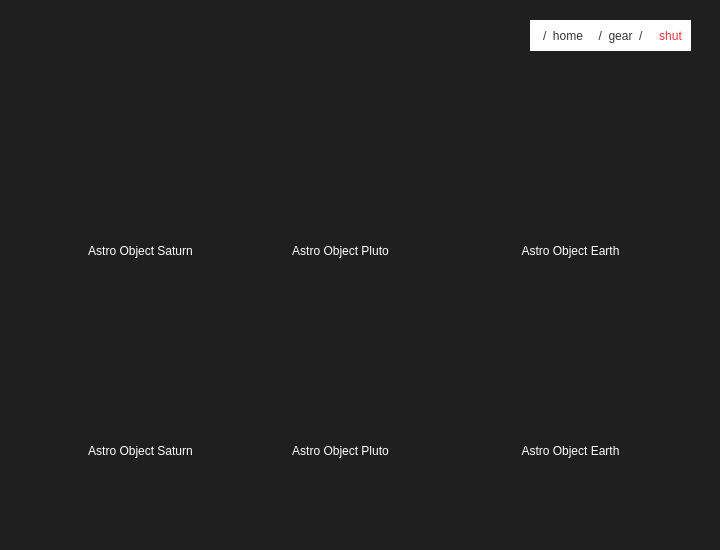
<?xml version="1.0" encoding="UTF-8"?>
<ui version="4.0">
 <class>MainWIndow</class>
 <widget class="QMainWindow" name="MainWIndow">
  <property name="enabled">
   <bool>true</bool>
  </property>
  <property name="geometry">
   <rect>
    <x>0</x>
    <y>0</y>
    <width>720</width>
    <height>550</height>
   </rect>
  </property>
  <property name="sizePolicy">
   <sizepolicy hsizetype="Fixed" vsizetype="Fixed">
    <horstretch>0</horstretch>
    <verstretch>0</verstretch>
   </sizepolicy>
  </property>
  <property name="minimumSize">
   <size>
    <width>720</width>
    <height>550</height>
   </size>
  </property>
  <property name="maximumSize">
   <size>
    <width>720</width>
    <height>550</height>
   </size>
  </property>
  <property name="cursor">
   <cursorShape>ArrowCursor</cursorShape>
  </property>
  <property name="mouseTracking">
   <bool>false</bool>
  </property>
  <property name="focusPolicy">
   <enum>Qt::NoFocus</enum>
  </property>
  <property name="windowTitle">
   <string>MainWindow</string>
  </property>
  <property name="styleSheet">
   <string notr="true">background: #1e1f1e;</string>
  </property>
  <widget class="QWidget" name="centralwidget">
   <widget class="QLabel" name="logo">
    <property name="geometry">
     <rect>
      <x>10</x>
      <y>10</y>
      <width>199</width>
      <height>50</height>
     </rect>
    </property>
    <property name="cursor">
     <cursorShape>ArrowCursor</cursorShape>
    </property>
    <property name="text">
     <string/>
    </property>
    <property name="textFormat">
     <enum>Qt::AutoText</enum>
    </property>
    <property name="pixmap">
     <pixmap resource="resources/rsrcs.qrc">:/jpeg/logo/rsdx.png</pixmap>
    </property>
    <property name="scaledContents">
     <bool>true</bool>
    </property>
    <property name="alignment">
     <set>Qt::AlignCenter</set>
    </property>
    <property name="wordWrap">
     <bool>false</bool>
    </property>
    <property name="margin">
     <number>0</number>
    </property>
   </widget>
   <widget class="QPushButton" name="homeBtn">
    <property name="geometry">
     <rect>
      <x>530</x>
      <y>20</y>
      <width>61</width>
      <height>31</height>
     </rect>
    </property>
    <property name="cursor">
     <cursorShape>PointingHandCursor</cursorShape>
    </property>
    <property name="styleSheet">
     <string notr="true">*{
border: 0px solid transparent;
background: white;
color: #353535;
padding: 5px 0px 5px 5px;
}
*:hover{
border-bottom: 3px solid rgb(46, 194, 126);
}</string>
    </property>
    <property name="text">
     <string>/  home</string>
    </property>
   </widget>
   <widget class="QPushButton" name="gearBtn">
    <property name="geometry">
     <rect>
      <x>590</x>
      <y>20</y>
      <width>61</width>
      <height>31</height>
     </rect>
    </property>
    <property name="cursor">
     <cursorShape>PointingHandCursor</cursorShape>
    </property>
    <property name="styleSheet">
     <string notr="true">*{
border: 0px solid transparent;
background: white;
color: #353535;
padding: 5px 0px 5px 0px;
}
*:hover{
border-bottom: 3px solid rgb(46, 194, 126);
}</string>
    </property>
    <property name="text">
     <string>/  gear  /</string>
    </property>
   </widget>
   <widget class="QPushButton" name="shutBtn">
    <property name="geometry">
     <rect>
      <x>650</x>
      <y>20</y>
      <width>41</width>
      <height>31</height>
     </rect>
    </property>
    <property name="cursor">
     <cursorShape>PointingHandCursor</cursorShape>
    </property>
    <property name="styleSheet">
     <string notr="true">*{
border: 0px solid transparent;
background: white;
color: rgb(237, 51, 59);
padding: 5px 0px 5px 0px;
}
*:hover{
border-bottom: 3px solid rgb(237, 51, 59);
}</string>
    </property>
    <property name="text">
     <string>shut</string>
    </property>
   </widget>
   <widget class="QLabel" name="i1">
    <property name="geometry">
     <rect>
      <x>70</x>
      <y>90</y>
      <width>141</width>
      <height>131</height>
     </rect>
    </property>
    <property name="text">
     <string/>
    </property>
    <property name="scaledContents">
     <bool>true</bool>
    </property>
   </widget>
   <widget class="QPushButton" name="t1">
    <property name="geometry">
     <rect>
      <x>60</x>
      <y>220</y>
      <width>161</width>
      <height>61</height>
     </rect>
    </property>
    <property name="cursor">
     <cursorShape>PointingHandCursor</cursorShape>
    </property>
    <property name="styleSheet">
     <string notr="true">color: white;
background: none;
border: none;</string>
    </property>
    <property name="text">
     <string>Astro Object Saturn</string>
    </property>
   </widget>
   <widget class="QPushButton" name="t2">
    <property name="geometry">
     <rect>
      <x>260</x>
      <y>220</y>
      <width>161</width>
      <height>61</height>
     </rect>
    </property>
    <property name="cursor">
     <cursorShape>PointingHandCursor</cursorShape>
    </property>
    <property name="styleSheet">
     <string notr="true">color: white;
background: none;
border: none;</string>
    </property>
    <property name="text">
     <string>Astro Object Pluto</string>
    </property>
   </widget>
   <widget class="QPushButton" name="t3">
    <property name="geometry">
     <rect>
      <x>490</x>
      <y>220</y>
      <width>161</width>
      <height>61</height>
     </rect>
    </property>
    <property name="cursor">
     <cursorShape>PointingHandCursor</cursorShape>
    </property>
    <property name="styleSheet">
     <string notr="true">color: white;
background: none;
border: none;</string>
    </property>
    <property name="text">
     <string>Astro Object Earth</string>
    </property>
   </widget>
   <widget class="QLabel" name="i2">
    <property name="geometry">
     <rect>
      <x>270</x>
      <y>90</y>
      <width>141</width>
      <height>131</height>
     </rect>
    </property>
    <property name="text">
     <string/>
    </property>
    <property name="scaledContents">
     <bool>true</bool>
    </property>
   </widget>
   <widget class="QLabel" name="i3">
    <property name="geometry">
     <rect>
      <x>500</x>
      <y>90</y>
      <width>141</width>
      <height>131</height>
     </rect>
    </property>
    <property name="text">
     <string/>
    </property>
    <property name="scaledContents">
     <bool>true</bool>
    </property>
   </widget>
   <widget class="QLabel" name="i6">
    <property name="geometry">
     <rect>
      <x>500</x>
      <y>290</y>
      <width>141</width>
      <height>131</height>
     </rect>
    </property>
    <property name="text">
     <string/>
    </property>
    <property name="scaledContents">
     <bool>true</bool>
    </property>
   </widget>
   <widget class="QPushButton" name="t6">
    <property name="geometry">
     <rect>
      <x>490</x>
      <y>420</y>
      <width>161</width>
      <height>61</height>
     </rect>
    </property>
    <property name="cursor">
     <cursorShape>PointingHandCursor</cursorShape>
    </property>
    <property name="styleSheet">
     <string notr="true">color: white;
background: none;
border: none;</string>
    </property>
    <property name="text">
     <string>Astro Object Earth</string>
    </property>
   </widget>
   <widget class="QLabel" name="i5">
    <property name="geometry">
     <rect>
      <x>270</x>
      <y>290</y>
      <width>141</width>
      <height>131</height>
     </rect>
    </property>
    <property name="text">
     <string/>
    </property>
    <property name="scaledContents">
     <bool>true</bool>
    </property>
   </widget>
   <widget class="QPushButton" name="t5">
    <property name="geometry">
     <rect>
      <x>260</x>
      <y>420</y>
      <width>161</width>
      <height>61</height>
     </rect>
    </property>
    <property name="cursor">
     <cursorShape>PointingHandCursor</cursorShape>
    </property>
    <property name="styleSheet">
     <string notr="true">color: white;
background: none;
border: none;</string>
    </property>
    <property name="text">
     <string>Astro Object Pluto</string>
    </property>
   </widget>
   <widget class="QLabel" name="i4">
    <property name="geometry">
     <rect>
      <x>70</x>
      <y>290</y>
      <width>141</width>
      <height>131</height>
     </rect>
    </property>
    <property name="text">
     <string/>
    </property>
    <property name="scaledContents">
     <bool>true</bool>
    </property>
   </widget>
   <widget class="QPushButton" name="t4">
    <property name="geometry">
     <rect>
      <x>60</x>
      <y>420</y>
      <width>161</width>
      <height>61</height>
     </rect>
    </property>
    <property name="cursor">
     <cursorShape>PointingHandCursor</cursorShape>
    </property>
    <property name="styleSheet">
     <string notr="true">color: white;
background: none;
border: none;</string>
    </property>
    <property name="text">
     <string>Astro Object Saturn</string>
    </property>
   </widget>
  </widget>
  <widget class="QStatusBar" name="statusbar"/>
 </widget>
 <resources>
  <include location="resources/rsrcs.qrc"/>
 </resources>
 <connections/>
</ui>
